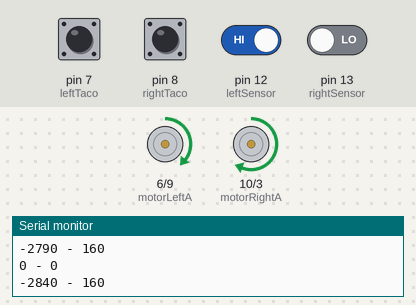
The sketch below on a simulated Arduino Uno, built with avr-gcc and run on an emulated ATmega328P. Parts: motor-driver pin pairs drawn as motors (green arrow = first pin HIGH = forward, orange = second pin HIGH = backward, longer = more drive, scaled by the enable pin), the last lines printed to the serial monitor. The test bench sets the inputs (shaded band); at power-on: pin 12 (leftSensor) HIGH, pin 7 (leftTaco), pin 8 (rightTaco), pin 13 (rightSensor) LOW.

Above: at 1.2 s.
1.3 s: pin 12 (leftSensor) driven LOW
At 2.4 s:
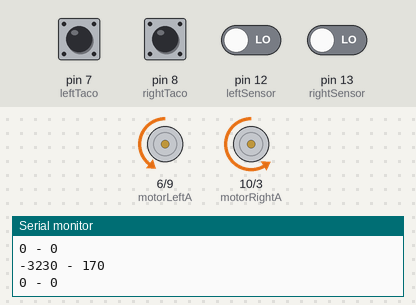
4.3 s: pin 13 (rightSensor) driven HIGH
At 4.81 s:
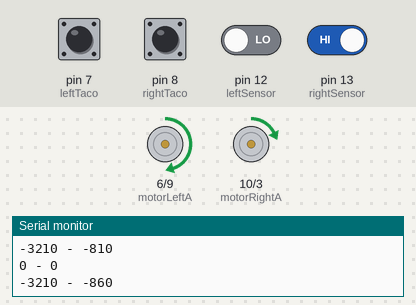
7.3 s: pin 13 (rightSensor) driven LOW
At 8.5 s:
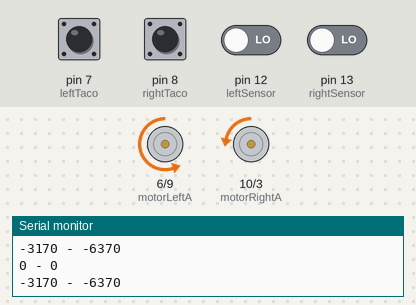
10.3 s: pin 12 (leftSensor) driven HIGH
At 10.5 s:
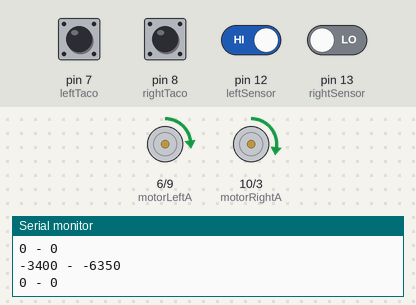
13.3 s: pin 12 (leftSensor) driven LOW
16.3 s: pin 12 (leftSensor) driven HIGH
Timing chart, 0 to 27.1 s (numbered marks = the images above; inputs shaded):
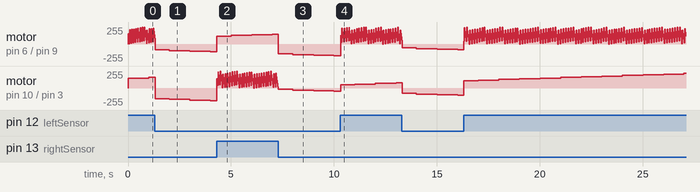

The sketch:

DriveStraightTacoMeters.ino
```cpp
//libraries
  #include <TimerOne.h>
  #include <PinChangeInt.h>

//pin definitions
  const int leftTaco=7;
  const int rightTaco=8;
  const int leftSensor=12;
  const int rightSensor=13;
  const int motorLeftA=6;
  const int motorRightA=10;
  const int motorLeftB=9;
  const int motorRightB=3;
  const int motorLeftSpeed=5;
  const int motorRightSpeed=11;

//variables used in interrupts, use volatile for shared variables
  volatile int leftCounter = 0;
  volatile int rightCounter = 0;
  volatile int setPoint = 80;
  volatile int spdL = 150;
  volatile int spdR = 150;

//global
int stateLeftSensor;
int stateRightSensor;

// function prototypes
  void leftTacoFunc ();
  void rightTacoFunc();
  void SpeedCalibrate(void);

void setup() {

// interrupt init
  Serial.begin(9600);
  Timer1.initialize(1000000); //microseconds
  Timer1.attachInterrupt(SpeedCalibrate); // speedCalibrate to run every 1 second
  PCintPort::attachInterrupt(leftTaco, leftTacoFunc, RISING);
  PCintPort::attachInterrupt(rightTaco, rightTacoFunc, RISING);

//pins init
  pinMode(rightTaco, INPUT);
  pinMode(leftTaco, INPUT);
  pinMode (leftSensor, INPUT);
  pinMode (rightSensor, INPUT);
  pinMode (motorLeftA, OUTPUT);
  pinMode (motorRightA, OUTPUT);
  pinMode (motorLeftB, OUTPUT);
  pinMode (motorRightB, OUTPUT);
  pinMode (motorLeftSpeed, OUTPUT);
  pinMode (motorRightSpeed, OUTPUT);
//  Serial.begin(9600);
}


void loop() {

//read the IR sensors
stateLeftSensor=digitalRead (leftSensor);
stateRightSensor=digitalRead (rightSensor);

if (stateLeftSensor==LOW &&  stateRightSensor==HIGH) { //if true turn right

  analogWrite(motorLeftSpeed, spdL);
  analogWrite(motorRightSpeed, spdR-=50);

  digitalWrite(motorLeftA, HIGH);
  digitalWrite(motorLeftB, LOW);

  digitalWrite(motorRightA, HIGH);
  digitalWrite(motorRightB, LOW);
}


else if (stateLeftSensor==HIGH &&  stateRightSensor==LOW){ //if true turn left

  analogWrite(motorLeftSpeed, spdL-=50);
  analogWrite(motorRightSpeed, spdR);

  digitalWrite(motorLeftA, HIGH);
  digitalWrite(motorLeftB, LOW);

  digitalWrite(motorRightA, HIGH);
  digitalWrite(motorRightB, LOW);
}
//read the IR sensors
//stateLeftSensor=digitalRead (leftSensor);
//stateRightSensor=digitalRead (rightSensor);

else if (stateLeftSensor==HIGH &&  stateRightSensor==HIGH){ //if true forward

  analogWrite(motorLeftSpeed, spdL);
  analogWrite(motorRightSpeed, spdR);

  digitalWrite(motorLeftA, HIGH);
  digitalWrite(motorLeftB, LOW);

  digitalWrite(motorRightA, HIGH);
  digitalWrite(motorRightB, LOW);
}
//read the IR sensors
//stateLeftSensor=digitalRead (leftSensor);
//stateRightSensor=digitalRead (rightSensor);

else if (stateLeftSensor==LOW &&  stateRightSensor==LOW){ //if true reverse

  analogWrite(motorLeftSpeed, spdL);
  analogWrite(motorRightSpeed, spdR);

  digitalWrite(motorLeftA, LOW);
  digitalWrite(motorLeftB, HIGH);

  digitalWrite(motorRightA, LOW);
  digitalWrite(motorRightB, HIGH);
}

//debugging
Serial.print(spdL);
Serial.print(" - ");
Serial.println(spdR);
Serial.print(leftCounter);
Serial.print(" - ");
Serial.println(rightCounter);
}
/***** functions *****/

//increase or decrease speed according to setpoint
void SpeedCalibrate(void){
//PCintPort::detachInterrupt(leftTaco); //Disable interrupts from taco's while timer1 interrupt
//PCintPort::detachInterrupt(rightTaco);
pinMode(rightTaco, OUTPUT);
pinMode(leftTaco, OUTPUT);
if (leftCounter<setPoint){
  spdL+=10;}
else if (leftCounter>setPoint){
  spdL-=10;}
if (rightCounter<setPoint){
  spdR+=10;}
else if (rightCounter>setPoint){
  spdR-=10;}
leftCounter=0;
rightCounter=0;
pinMode(rightTaco, INPUT);
pinMode(leftTaco, INPUT);
//PCintPort::attachInterrupt(leftTaco, leftTacoFunc, RISING);
//PCintPort::attachInterrupt(rightTaco, rightTacoFunc, RISING);
}

//increment left taco counter on each interrupt. 20 interrupts per wheel rotation
void leftTacoFunc (){
  leftCounter++;
}
//increment left taco counter on each interrupt. 20 interrupts per wheel rotation
void rightTacoFunc(){
  rightCounter++;
}
```
